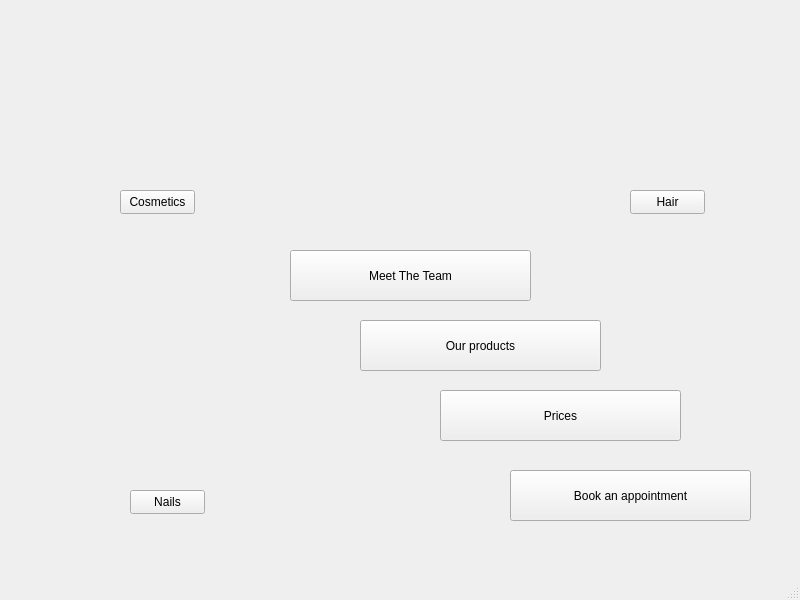
<?xml version="1.0" encoding="UTF-8"?>
<ui version="4.0">
 <class>MainWindow</class>
 <widget class="QMainWindow" name="MainWindow">
  <property name="geometry">
   <rect>
    <x>0</x>
    <y>0</y>
    <width>800</width>
    <height>600</height>
   </rect>
  </property>
  <property name="maximumSize">
   <size>
    <width>800</width>
    <height>600</height>
   </size>
  </property>
  <property name="windowTitle">
   <string>MainWindow</string>
  </property>
  <property name="styleSheet">
   <string notr="true">QMainWindow {
   background-image: url(:/static/bck.jpeg);
   background-repeat: no-repeat;
   background-position: center;
    }
</string>
  </property>
  <widget class="QWidget" name="centralwidget">
   <widget class="QLabel" name="cosmetics_label">
    <property name="geometry">
     <rect>
      <x>50</x>
      <y>20</y>
      <width>221</width>
      <height>211</height>
     </rect>
    </property>
    <property name="text">
     <string/>
    </property>
    <property name="pixmap">
     <pixmap>IMG-20240730-WA0109.jpg</pixmap>
    </property>
   </widget>
   <widget class="QLabel" name="nails_label">
    <property name="geometry">
     <rect>
      <x>50</x>
      <y>330</y>
      <width>221</width>
      <height>201</height>
     </rect>
    </property>
    <property name="text">
     <string/>
    </property>
    <property name="pixmap">
     <pixmap>IMG-20240730-WA0112.jpg</pixmap>
    </property>
   </widget>
   <widget class="QLabel" name="hair_label">
    <property name="geometry">
     <rect>
      <x>540</x>
      <y>20</y>
      <width>221</width>
      <height>221</height>
     </rect>
    </property>
    <property name="text">
     <string/>
    </property>
    <property name="pixmap">
     <pixmap>IMG-20240730-WA0110.jpg</pixmap>
    </property>
   </widget>
   <widget class="QPushButton" name="cosmeticsBtn">
    <property name="geometry">
     <rect>
      <x>120</x>
      <y>190</y>
      <width>75</width>
      <height>24</height>
     </rect>
    </property>
    <property name="text">
     <string>Cosmetics</string>
    </property>
   </widget>
   <widget class="QPushButton" name="nailsBtn">
    <property name="geometry">
     <rect>
      <x>130</x>
      <y>490</y>
      <width>75</width>
      <height>24</height>
     </rect>
    </property>
    <property name="text">
     <string>Nails</string>
    </property>
   </widget>
   <widget class="QPushButton" name="meetUsBtn">
    <property name="geometry">
     <rect>
      <x>290</x>
      <y>250</y>
      <width>241</width>
      <height>51</height>
     </rect>
    </property>
    <property name="text">
     <string>Meet The Team</string>
    </property>
   </widget>
   <widget class="QPushButton" name="productsBtn">
    <property name="geometry">
     <rect>
      <x>360</x>
      <y>320</y>
      <width>241</width>
      <height>51</height>
     </rect>
    </property>
    <property name="text">
     <string>Our products</string>
    </property>
   </widget>
   <widget class="QPushButton" name="pricesBtn">
    <property name="geometry">
     <rect>
      <x>440</x>
      <y>390</y>
      <width>241</width>
      <height>51</height>
     </rect>
    </property>
    <property name="text">
     <string>Prices</string>
    </property>
   </widget>
   <widget class="QPushButton" name="apptBtn">
    <property name="geometry">
     <rect>
      <x>510</x>
      <y>470</y>
      <width>241</width>
      <height>51</height>
     </rect>
    </property>
    <property name="text">
     <string>Book an appointment</string>
    </property>
   </widget>
   <widget class="QPushButton" name="hairBtn">
    <property name="geometry">
     <rect>
      <x>630</x>
      <y>190</y>
      <width>75</width>
      <height>24</height>
     </rect>
    </property>
    <property name="text">
     <string>Hair</string>
    </property>
   </widget>
  </widget>
  <widget class="QMenuBar" name="menubar">
   <property name="geometry">
    <rect>
     <x>0</x>
     <y>0</y>
     <width>800</width>
     <height>22</height>
    </rect>
   </property>
  </widget>
  <widget class="QStatusBar" name="statusbar"/>
 </widget>
 <resources/>
 <connections/>
</ui>
